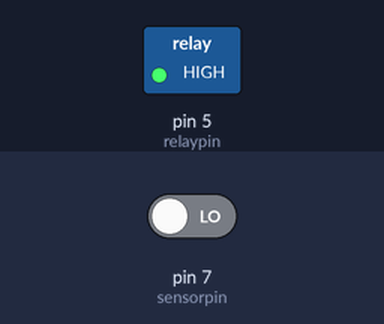
A sketch run on a simulated Arduino Uno, built with avr-gcc and run on an emulated ATmega328P. On the bench: switched loads named in the sketch (green lamp = pin HIGH). The inputs (shaded band) are chosen by the test bench; at power-on: pin 7 (sensorpin) LOW. What the sketch prints to the serial monitor is not drawn.

Above: at 1.2 s.
1.3 s: pin 7 (sensorpin) driven HIGH
At 2.3 s:
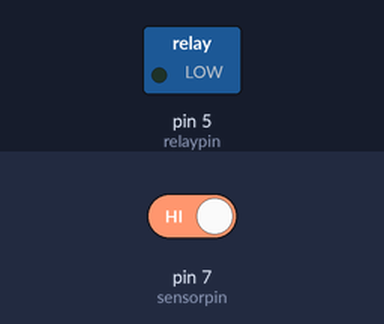
2.8 s: pin 7 (sensorpin) driven LOW
At 3.5 s:
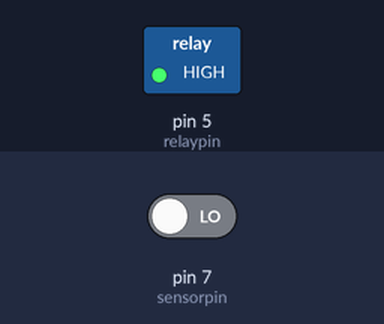
Timing chart, 0 to 5.8 s (numbered marks = the images above; inputs shaded):
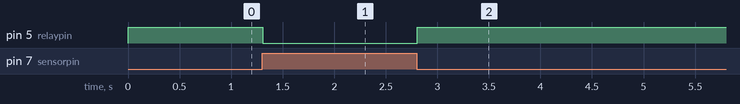

The sketch:

code.ino
```cpp
int sensorpin=7;
int relaypin=5;

void setup() {

  Serial.begin(9600);
  pinMode(sensorpin, INPUT);
  pinMode(relaypin, OUTPUT);

}

void loop() {

  int pirstate=digitalRead(sensorpin);

  Serial.println(pirstate);

  if(pirstate == HIGH){

    //turn on the bulb
    digitalWrite(relaypin, LOW);

  }else{

    //turn off the bulb
    digitalWrite(relaypin, HIGH);
  }

}
```

Measured:
- after the input at 1.3 s, pin 5 (relaypin): HIGH → LOW at once
- after the input at 2.8 s, pin 5 (relaypin): LOW → HIGH at once
